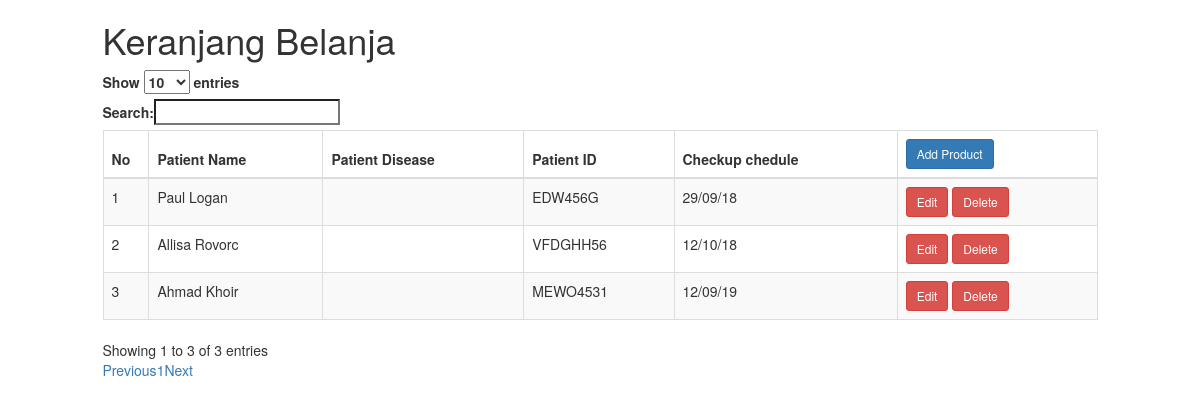
Page /index.php/admin/products on the committed database.
### tables this page shows
CREATE TABLE `products` (
  `id` int(10) NOT NULL,
  `nama` varchar(25) NOT NULL,
  `description` varchar(25) NOT NULL,
  `price` varchar(25) NOT NULL,
  `stock` varchar(25) NOT NULL,
  `image` varchar(25) NOT NULL
);

### application/controllers/admin/Products.php (called while the page is built, shortened)
<?php if ( ! defined('BASEPATH')) exit('No direct script access allowed');
class Products extends CI_Controller {
	public function __construct(){
		$this->load->model('model_products');
	}
	public function index()
	{
		$data['products'] = $this->model_products->all();
		$this->load->view('backend/view_all_product', $data);
	}
}

### index.php (called while the page is built, shortened)
<?php
require_once BASEPATH.'core/CodeIgniter.php';

### application/models/Model_products.php (called while the page is built, shortened)
<?php if ( ! defined('BASEPATH')) exit('No direct script access allowed');
class Model_products extends CI_Model {
	public function all(){
		$hasil = $this->db->get('products');
		if($hasil->num_rows() > 0){
			return $hasil->result();
		} else {
			return array();
		}
	}
}

### application/views/backend/view_all_product.php (the view, shortened to what this page needs)
<!DOCTYPE html>
<html>
<head>
	<link rel="stylesheet" type="text/css" href="//netdna.bootstrapcdn.com/bootstrap/3.0.3/css/bootstrap.min.css">
	<link rel="stylesheet" type="text/css" href="//cdn.datatables.net/plug-ins/9dcbecd42ad/integration/bootstrap/3/dataTables.bootstrap.css">
</head>
<body>
	<div class="row">
		<div class="col-md-10"><h1>Keranjang Belanja</h1>
	<table id="myTable" class="table table-striped table-bordered table-hover">
		<thead>
			<tr>
				<th>No</th>
				<th>Patient Name</th>
				<th>Patient Disease</th>
				<th>Patient ID</th>
				<th>Checkup chedule</th>
				<th><a href="products/create/" class="btn btn-primary btn-sm">Add Product</a></th>
			</tr>
		</thead>
		<tbody>
			<?php foreach($products as $product) : ?>
			<tr>
				<td><?=$product->id?></td>
				 <td><?=$product->nama?></td>
				<td><?php
				$product_image = [  'src'   =>'uploads/' . $product->image,
			                        'height'=>'50'
			                  ];
			    echo img($product_image)
					?></td>
				<td><?=$product->price?></td>
				<td><?=$product->stock?></td>
				<td><?php echo anchor('admin/products/update/' . $product->id,'Edit',['class'=>'btn btn-danger btn-sm']); ?>
					<?php echo anchor('admin/products/delete/' . $product->id ,'Delete',['class'=>'btn btn-danger btn-sm','onclick'=>'return confirm(\'Apakah Anda Yakin?\')']); ?>
				</td>
			</tr>
		<?php endforeach; ?>
		</tbody>
	</table></div>
	</div>
</body>
</html>

### application/views/backend/view_all_product.php (style rules this page uses)
.row div { border: #000 0px solid }

### rows in the picture
products: id "1", nama "Paul Logan", price "EDW456G", stock "29/09/18", id "Edit", id "Delete"
products: id "2", nama "Allisa Rovorc", price "VFDGHH56", stock "12/10/18", id "Edit", id "Delete"
products: id "3", nama "Ahmad Khoir", price "MEWO4531", stock "12/09/19", id "Edit", id "Delete"
